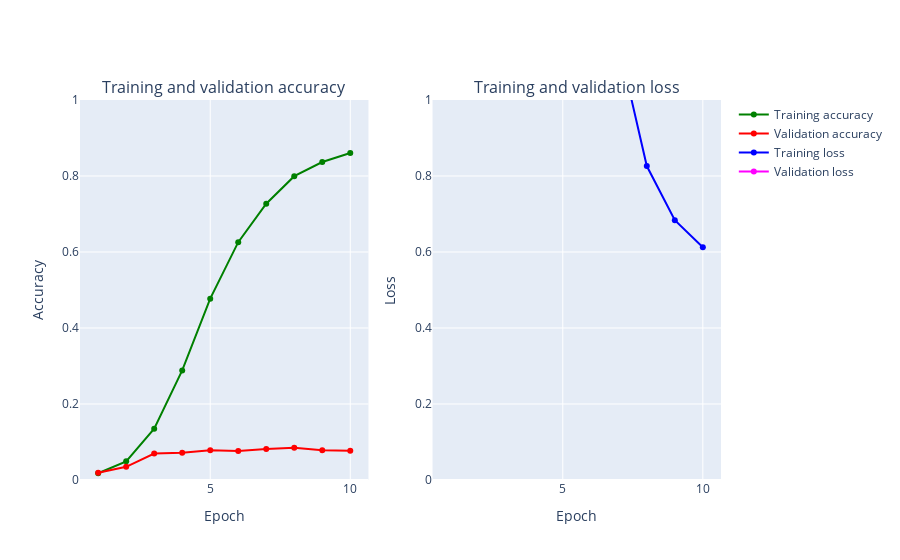

Source (notebook cell):
### Markdown cell above
# CNN Baseline
> CIFAR 100 seems to be alot harder for a simple CNN model to recognize

![](./image/Filtering.gif)
> Image is different from a typical MNIST dataset as it is now coloured, below is a sneak peak of what goes on in the code below

### Code cell
epochs = 15
num_classes = 100
seed = np.random.seed(1)






cifar_model = Sequential()
cifar_model.add(Conv2D(32, kernel_size=(3, 3),activation='relu',input_shape=(32,32,3)))
cifar_model.add(Conv2D(64, (3, 3), activation='relu'))
cifar_model.add(Flatten())
cifar_model.add(Dense(128, activation='relu'))
cifar_model.add(Dense(num_classes, activation='softmax'))

cifar_model.compile(loss='categorical_crossentropy', optimizer=Adam(),metrics=['accuracy'])
cifar_model.summary()

h_callback = cifar_model.fit(X_train, y_train, epochs = 10,
               validation_data=(X_val, y_val))

# Plot train vs test loss during training 
plot_accuracy_and_loss(h_callback)
# function to get precision, recall and f1 score

test_loss , test_acc = cifar_model.evaluate(X_test, y_test)

def get_metrics(model,X_test = X_test):
    predictions = np.argmax(model.predict(X_test), axis=-1)
    precision = precision_score(y_test_labels, predictions, average='macro')
    recall = recall_score(y_test_labels, predictions, average='macro')
    f1 = f1_score(y_test_labels, predictions, average='macro')
    return precision,recall,f1
precision,recall,f1 = get_metrics(cifar_model)

# Dataframe to keep track of all model scores

Model_scores = pd.DataFrame([['CNN baseline',test_acc,test_loss,precision,recall,f1]],columns=['Model','Accuracy','Loss','Precision','Recall','F1 Score'])





gc.collect()
tf.keras.backend.clear_session()
del cifar_model

### Figure 1 — Plotly figure (JSON) as saved in the notebook; plotly's stock layout.template omitted (floating-point values rounded to 4 significant figures)
{"data": [{"marker": {"color": "Green"}, "mode": "markers+lines", "name": "Training accuracy", "text": ["1", "2", "3", "4", "5", "6", "7", "8", "9", "10"], "type": "scatter", "x": [1, 2, 3, 4, 5, 6, 7, 8, 9, 10], "xaxis": "x", "y": [0.01775, 0.04918, 0.1348, 0.2884, 0.4772, 0.6259, 0.7269, 0.7995, 0.8367, 0.8604], "yaxis": "y"}, {"marker": {"color": "Red"}, "mode": "markers+lines", "name": "Validation accuracy", "text": ["1", "2", "3", "4", "5", "6", "7", "8", "9", "10"], "type": "scatter", "x": [1, 2, 3, 4, 5, 6, 7, 8, 9, 10], "xaxis": "x", "y": [0.0191, 0.0347, 0.0696, 0.0719, 0.0786, 0.0763, 0.0818, 0.0847, 0.0783, 0.0771], "yaxis": "y"}, {"marker": {"color": "Blue"}, "mode": "markers+lines", "name": "Training loss", "text": ["1", "2", "3", "4", "5", "6", "7", "8", "9", "10"], "type": "scatter", "x": [1, 2, 3, 4, 5, 6, 7, 8, 9, 10], "xaxis": "x2", "y": [6.829, 4.41, 3.889, 3.08, 2.222, 1.562, 1.146, 0.8262, 0.6835, 0.6125], "yaxis": "y2"}, {"marker": {"color": "Magenta"}, "mode": "markers+lines", "name": "Validation loss", "text": ["1", "2", "3", "4", "5", "6", "7", "8", "9", "10"], "type": "scatter", "x": [1, 2, 3, 4, 5, 6, 7, 8, 9, 10], "xaxis": "x2", "y": [4.575, 4.478, 4.508, 4.878, 6.488, 8.549, 10.54, 12.47, 14.74, 15.8], "yaxis": "y2"}], "layout": {"annotations": [{"font": {"size": 16}, "showarrow": false, "text": "Training and validation accuracy", "x": 0.225, "xanchor": "center", "xref": "paper", "y": 1, "yanchor": "bottom", "yref": "paper"}, {"font": {"size": 16}, "showarrow": false, "text": "Training and validation loss", "x": 0.775, "xanchor": "center", "xref": "paper", "y": 1, "yanchor": "bottom", "yref": "paper"}], "xaxis": {"anchor": "y", "domain": [0, 0.45], "title": {"text": "Epoch"}}, "xaxis2": {"anchor": "y2", "domain": [0.55, 1], "title": {"text": "Epoch"}}, "yaxis": {"anchor": "x", "domain": [0, 1], "range": [0, 1], "title": {"text": "Accuracy"}}, "yaxis2": {"anchor": "x2", "domain": [0, 1], "range": [0, 1], "title": {"text": "Loss"}}}}
